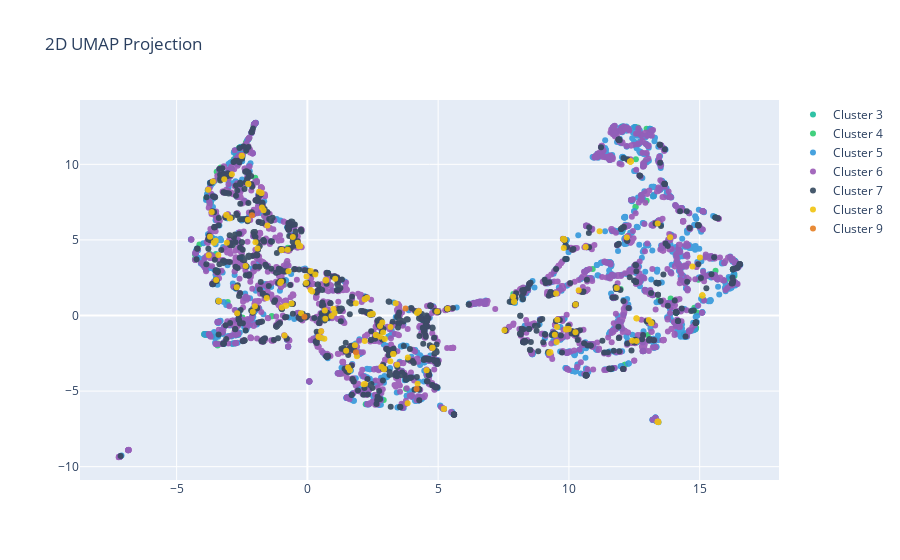

This figure's notebook cell:
### Code cell
CC.graph_reduction_2D("UMAP")

### Figure 1 — Plotly figure (JSON) as saved in the notebook; plotly's stock layout.template omitted (floating-point values rounded to 4 significant figures; data arrays with more than 128 entries replaced by an {"elided": "..."} marker saying what was removed)
{"data": [{"marker": {"color": "#1abc9c"}, "mode": "markers", "name": "Cluster 3", "opacity": 0.9, "type": "scatter", "x": [15.59, -3.854, 15.17, -2.884, -1.981, -2.049, 11.24, -3.499, 12.03, 2.335, 13.08, 12.55, -2.926, -2.613, 16.34, 9.444, 13.1, -1.971, 12.61, 12.53], "y": [6.512, -1.248, 2.532, 9.7, 12.74, 12.6, 11.15, 4.074, 12.51, -5.862, 12.33, 12.45, -1.35, 11.08, 3.619, 2.934, 12.36, 0.4711, 2.185, 12.47]}, {"marker": {"color": "#2ecc71"}, "mode": "markers", "name": "Cluster 4", "opacity": 0.9, "type": "scatter", "x": {"elided": "163 float values"}, "y": {"elided": "163 float values"}}, {"marker": {"color": "#3498db"}, "mode": "markers", "name": "Cluster 5", "opacity": 0.9, "type": "scatter", "x": {"elided": "1457 float values"}, "y": {"elided": "1457 float values"}}, {"marker": {"color": "#9b59b6"}, "mode": "markers", "name": "Cluster 6", "opacity": 0.9, "type": "scatter", "x": {"elided": "2198 float values"}, "y": {"elided": "2198 float values"}}, {"marker": {"color": "#34495e"}, "mode": "markers", "name": "Cluster 7", "opacity": 0.9, "type": "scatter", "x": {"elided": "880 float values"}, "y": {"elided": "880 float values"}}, {"marker": {"color": "#f1c40f"}, "mode": "markers", "name": "Cluster 8", "opacity": 0.9, "type": "scatter", "x": {"elided": "175 float values"}, "y": {"elided": "175 float values"}}, {"marker": {"color": "#e67e22"}, "mode": "markers", "name": "Cluster 9", "opacity": 0.9, "type": "scatter", "x": [1.857, -2.118, 4.176, 3.754, -0.1124], "y": [-2.429, 6.639, -4.865, 0.4573, -0.08269]}], "layout": {"title": {"text": "2D UMAP Projection"}}}
